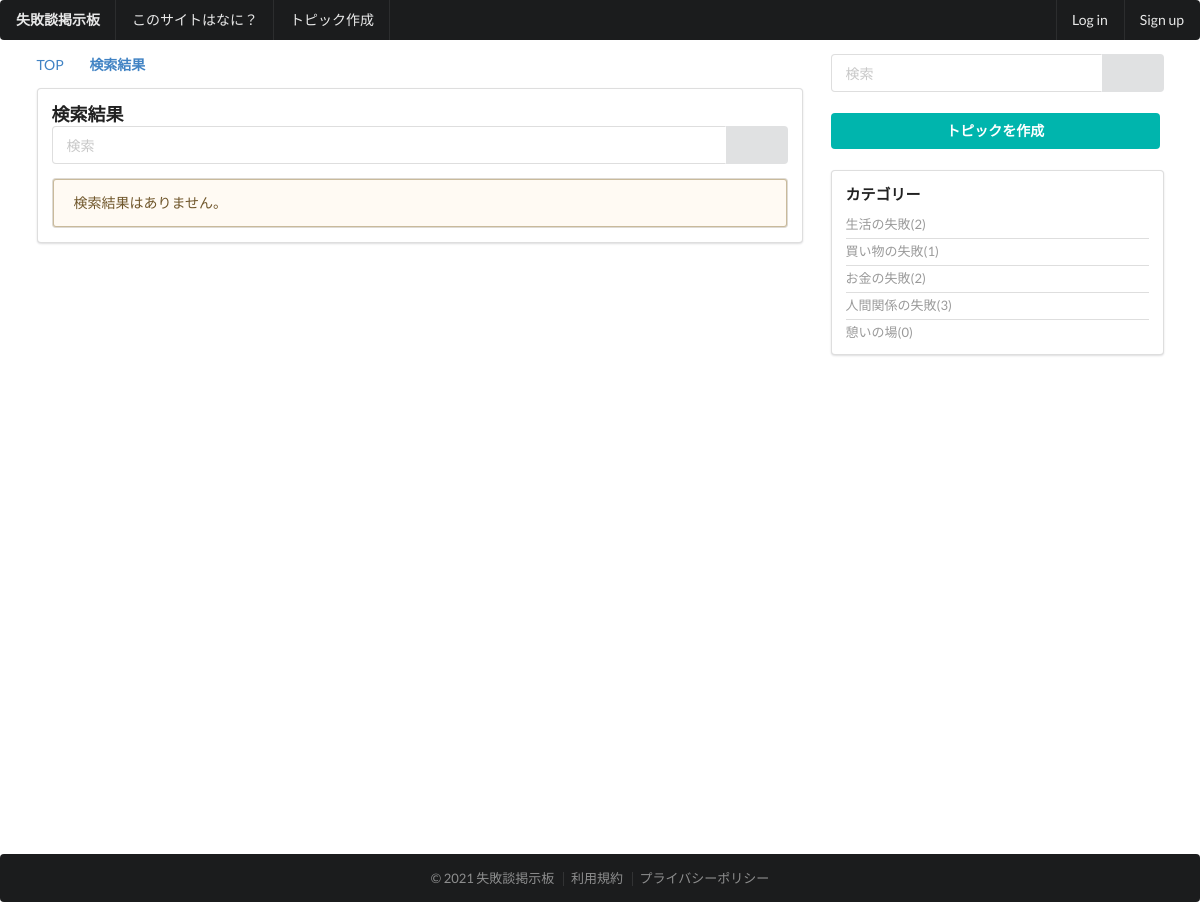
The app's page /search/ with its own data.
### thread/models.py (models this page shows, shortened)
class Category(models.Model):
    name = models.CharField(
        'カテゴリー名',
        max_length=50,
    )
    url_code = models.CharField(
        'URLコード',
        max_length=50,
        null=True,
        blank=False,
        unique=True,
    )
    sort=models.IntegerField(
        verbose_name='ソート',
        default=0,
    )
    objects = CategoryManager

### search/views.py (the view, shortened to what this page needs)
# urls.py: path('', views.SearchResultView.as_view(), name='result'),
class SearchResultView(ListView):
    template_name = 'search/result.html'
    context_object_name = 'result_list'
    def get_queryset(self):
        if self.request.GET.get('q', ''):
            params = self.parse_search_params(self.request.GET['q'])
            query = reduce(
                lambda x,y : x & y,
                list(map(lambda z: Q(title__icontains=z) | Q(message__icontains=z), params))
            )
            return Topic.objects.filter(query)
        else:
            return None
    def get_context_data(self, **kwargs):
        ctx = super().get_context_data(**kwargs)
        ctx['query'] = self.request.GET.get('q', '')
        return ctx

### thread/templatetags/threadtags.py (called while the page is built)
@register.inclusion_tag('thread/tags/category_tag.html')
def categorytag():
    ctx = {}
    ctx['category_list'] = Category.objects.annotate(
            count=Count('topic')).order_by('sort')
    return ctx

### templates/search/result.html (shortened to what this page needs)
{% extends 'base/base.html' %}
{% block content %}
<div class="ui grid stackable">
    <div class="eleven wide column">
        <div class="ui breadcrumb">
            <a href="{% url 'base:top' %}" class="section">TOP</a>
            <i class="right angle icon divider"></i>
            <a class="active section">検索結果</a>
        </div>
        <div class="ui segment">
            <div class="content">
                <div class="header"><h3>検索結果</h3></div>
                <form action="{% url 'search:result' %}" method="GET">
                    <div class="ui action input" style="width: 100%;">
                        <input type="text" placeholder="検索" value="{{query}}" name="q">
                        <button class="ui button"><i class="search icon"></i></button>
                    </div>
                </form>
                {% if result_list %}
                {% for result in result_list %}
                <div class="ui segment message">
                    <h3><a href="{% url 'thread:topic' pk=result.id %}">{{result.title}}</a></h3>
                    <p>{{result.message | truncatewords:30}}</p>
                </div>
                {% endfor %}
                {% else %}
                <div class="ui segment warning message">
                    <p>検索結果はありません。</p>
                </div>
                {% endif %}
            </div>
        </div>
    </div>
    {% include 'base/sidebar.html' %}
</div>
{% endblock %}

### templates/thread/tags/category_tag.html
<div class="ui relaxed list small divided link">
  {% for category in category_list %}
  <a class="item">{{category.name}}({{category.count}})</a>
  {% endfor %}
</div>

### records on screen
Category: name "生活の失敗", count "2"
Category: name "買い物の失敗", count "1"
Category: name "お金の失敗", count "2"
Category: name "人間関係の失敗", count "3"
Category: name "憩いの場", count "0"
